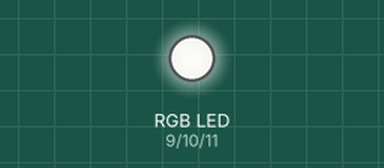
Recording of a sketch running on a simulated Arduino Uno, built with avr-gcc and run on an emulated ATmega328P. Parts: an RGB LED mixed from three pins (HIGH = lit). Dim RGB values are drawn brighter than linear; random numbers use the default seed unless the sketch sets one.

Above: at 0.15 s.
At 5.06 s:
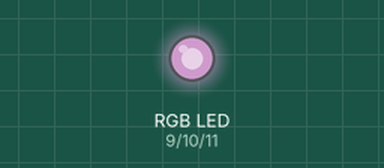
At 10.29 s:
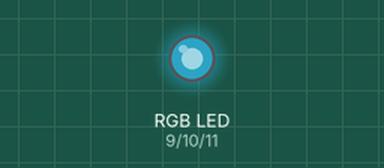
At 18.34 s:
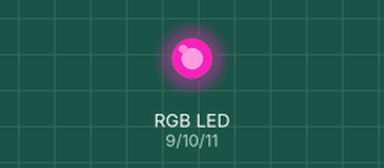
At 26.13 s:
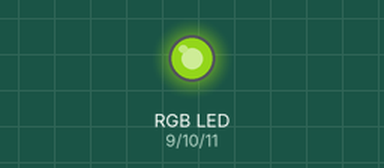
At 38.41 s:
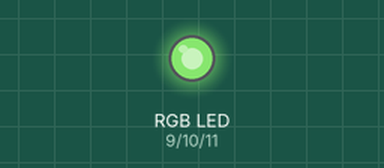
Timing chart, 0 to 40.0 s (numbered marks = the images above):
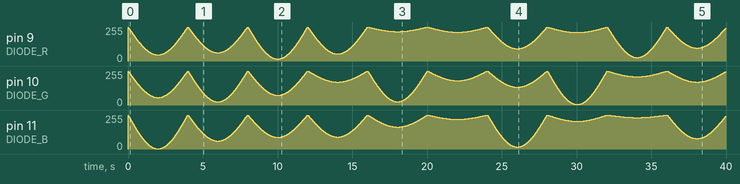

The sketch:

task03.ino
```cpp
#include <math.h>

/* Pin configuration. */
#define DIODE_R 9
#define DIODE_G 10
#define DIODE_B 11

/* World constants. */
#define PI (4.0 * atan(1.0))
#define ANALOG_MIN 0
#define ANALOG_MAX 255

/* Program settings. */
#define BREATH_TIME 4000

/* Color manipulation utilities. */
struct color_t {
	int r, g, b;
};

struct color_t color_random() {
	color_t result;
	result.r = random(ANALOG_MIN, ANALOG_MAX);
	result.g = random(ANALOG_MIN, ANALOG_MAX);
	result.b = random(ANALOG_MIN, ANALOG_MAX);
	return result;
}

struct color_t color_scale(color_t color, float factor) {
	color_t result;
	result.r = (int)(factor * (float)color.r + 0.5f);
	result.g = (int)(factor * (float)color.g + 0.5f);
	result.b = (int)(factor * (float)color.b + 0.5f);
	return result;
}

/* Main program logic. */
unsigned long currentTime, breathStartTime;
color_t targetColor;

void reset() {
	targetColor = color_random();
	breathStartTime = currentTime;
}

void setup() {
	pinMode(DIODE_R, OUTPUT);
	pinMode(DIODE_G, OUTPUT);
	pinMode(DIODE_B, OUTPUT);

	randomSeed(analogRead(0));

	reset();
}

void loop() {
	currentTime = millis();
	unsigned long duration = currentTime - breathStartTime;

	float progress = (float)duration / (float)BREATH_TIME;
	float power = constrain(sin(PI * progress), 0.0, 1.0);
	color_t diode = color_scale(targetColor, power);

	analogWrite(DIODE_R, ANALOG_MAX - diode.r);
	analogWrite(DIODE_G, ANALOG_MAX - diode.g);
	analogWrite(DIODE_B, ANALOG_MAX - diode.b);

	if (duration >= BREATH_TIME) {
		reset();
	}

	delay(10);
}
```
